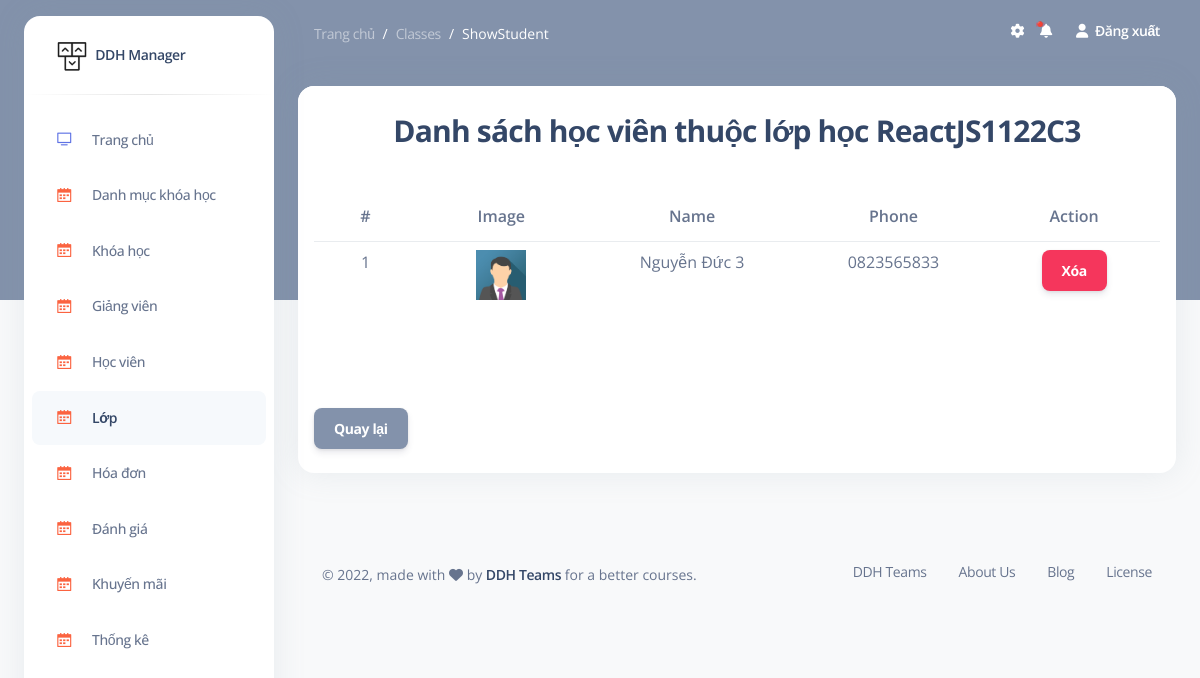
/admin/classes/showStudent/8 (signed in), run on the app's committed database.
### tables this page shows
CREATE TABLE `classes` (
                           `id` int NOT NULL,
                           `name_class` varchar(255) DEFAULT NULL,
                           `id_course` int DEFAULT NULL,
                           `id_teacher` int DEFAULT NULL,
                           `slot` int DEFAULT '3',
                           `time_learn` tinyint DEFAULT NULL,
                           `time_start` date DEFAULT NULL,
                           `time_end` date DEFAULT NULL,
                           `status_class` tinyint DEFAULT '0'
);

CREATE TABLE `detail_classes` (
                                  `id` int NOT NULL,
                                  `id_students` int DEFAULT NULL,
                                  `id_class` int DEFAULT NULL
);

CREATE TABLE `students` (
                            `id` int NOT NULL,
                            `name_student` varchar(255) DEFAULT NULL,
                            `username_student` varchar(255) DEFAULT NULL,
                            `email_student` varchar(255) DEFAULT NULL,
                            `phone_student` varchar(255) DEFAULT NULL,
                            `password_student` varchar(255) DEFAULT NULL,
                            `image_student` varchar(255) DEFAULT NULL,
                            `role` tinyint DEFAULT '1',
                            `created_at` timestamp NULL DEFAULT NULL,
                            `updated_at` timestamp NULL DEFAULT NULL,
                            `status_student` tinyint DEFAULT '0'
);

### models/admin/classes.php (called while the page is built, shortened)
<?php
    function class_detail($id){
        $sql = "SELECT *
                FROM classes
                INNER JOIN teachers ON classes.id_teacher = teachers.id
                INNER JOIN courses ON courses.id = classes.id_course
                WHERE classes.id = ?
             ";
        return query_one($sql,$id);
    }
    function read_students_class($id_class){
        $sql ="SELECT * FROM detail_classes
         INNER JOIN students ON detail_classes.id_students = students.id
         WHERE detail_classes.id_class = ? ";
        return query($sql,$id_class);
    }
?>

### models/process_db.php (called while the page is built, shortened)
<?php
    function connect(){
        $conn = null;
        try {
            $conn = new PDO("mysql:host=".DB_HOST.";dbname=".DB_NAME."", DB_USER, DB_PASS);
            $conn->setAttribute(PDO::ATTR_ERRMODE, PDO::ERRMODE_EXCEPTION);
        }catch(PDOException $e){
            echo "Connection failed: " . $e->getMessage();
        }
        return $conn;
    }
    function query($sql){
        $sql_args = array_slice(func_get_args(), 1);
        try {
            $stmt = connect()->prepare($sql);
            $stmt->execute($sql_args);
            $rows = $stmt->fetchAll();
            return $rows;
        } catch (PDOException $e) {
            throw $e;
        }
    }
    function query_one($sql){
        $sql_args = array_slice(func_get_args(), 1);
        try {
            $stmt = connect()->prepare($sql);
            $stmt->execute($sql_args);
            $row = $stmt->fetch(PDO::FETCH_ASSOC);
            return $row;
        } catch (PDOException $e) {
            throw $e;
        }
    }
?>

### views/admin/classes/showStudent.php (the view, shortened to what this page needs)
<section class="container-fluid py-4">
    <div class="row">
        <div class="col-12">
            <div class="card mb-4">
                <div class="card-header pb-0">
                    <div class="text-center">
                        <h3>Danh sách học viên thuộc lớp học <?= $update_class['name_class'] ?></h3>
                    </div>
                </div>
                <div class="card-body px-0 pt-0 pb-2">
                    <div class="p-3">
                        <div style="margin-bottom: 100px">
                            <table class="table text-center mt-3">
                                <thead>
                                    <tr>
                                        <th>#</th>
                                        <th>Image</th>
                                        <th>Name</th>
                                        <th>Phone</th>
                                        <th>Action</th>
                                    </tr>
                                </thead>
                                <tbody>
                                <?php if(!empty($studentClass)){ ?>
                                <?php foreach ($studentClass as $key => $values){?>
                                    <tr class="item_students">
                                        <td>
                                            <?= $key+= 1 ?>
                                        </td>
                                        <td>
                                            <img src="<?= BASE_URL.'assets/uploads/students/'.$values['image_student'] ?>" alt="Country flag" width="50px" height="50px">
                                        </td>
                                        <td>
                                            <?= $values['name_student'] ?>
                                        </td>
                                        <td>
                                            <?= $values['phone_student'] ?>
                                        </td>
                                        <td>
                                            <form action="<?= CLASSES ?>/deleteStudent" method="post">
                                                <button class="btn btn-danger" type="submit">Xóa</button>
                                            </form>
                                        </td>
                                    </tr>
                                <?php } } else { ?>
                                    <tr>
                                        <td colspan="5">Chưa có học viên</td>
                                    </tr>
                                <?php } ?>
                                </tbody>
                            </table>
                        </div>
                        <div class="mt-5">
                            <a href="<?= CLASSES ?>" class="btn btn-secondary">Quay lại</a>
                        </div>
                    </div>
                </div>
            </div>
        </div>
    </div>
</section>

### admin.php (style rules this page uses)
.btn { margin-bottom: 0 !important; }

### data on the page
classes: name_class "ReactJS1122C3"
detail_classes: key "1", id_students.image_student (placeholder picture), id_students.name_student "Nguyễn Đức 3", id_students.phone_student "0823565833"

### other printed values
$_GET['module'] "Classes"
$_GET['act'] "ShowStudent"
